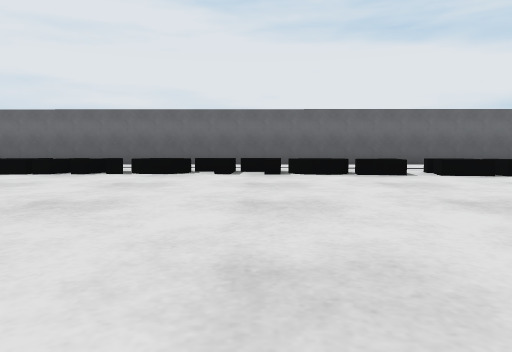
View 1 (above)

24 first-person views from a walk through a world built for the Webots simulator. The camera is 0.5 m above the floor, tilts 4° down and sees 70° across. The floor is counted in squares, 2 m on a side. Each view is taken from the middle of a square. On the plan, view 1 faces up. The plan holds only what a view shows up to about 9 squares ahead; the rest is blank. The robots in the file are not drawn. Simple shapes and patterns stand in for the simulator's stock objects.

View 2
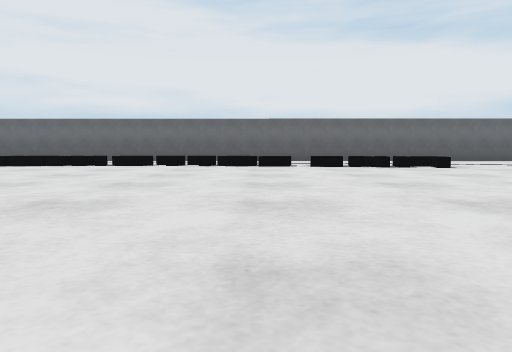

View 3
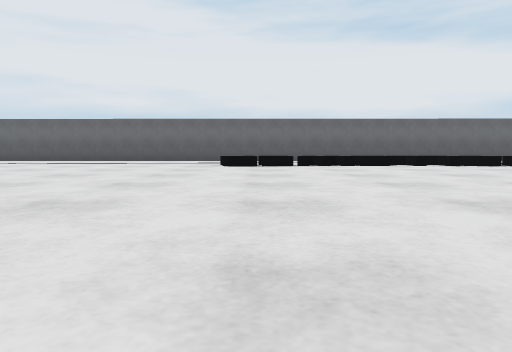

View 4
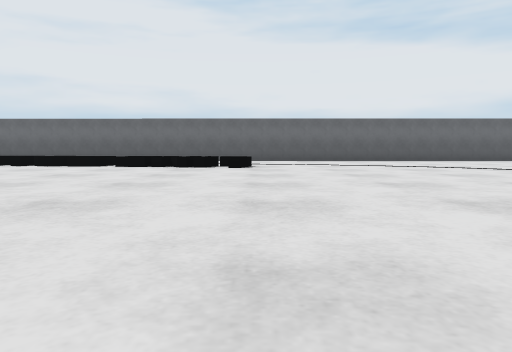

View 5
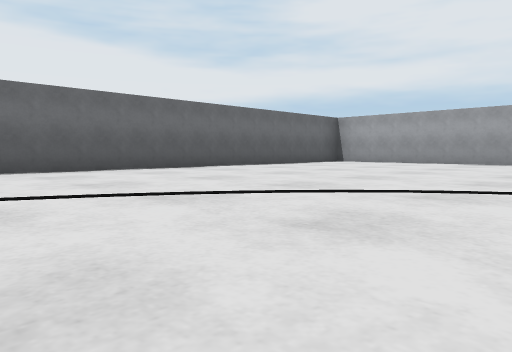

View 6
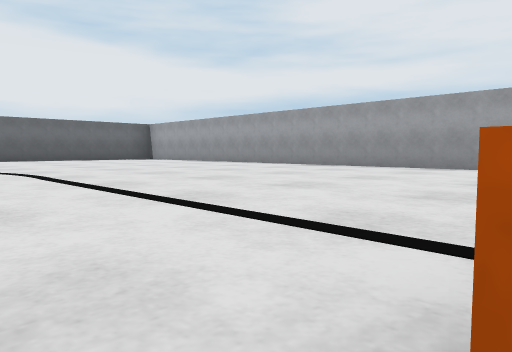

View 7
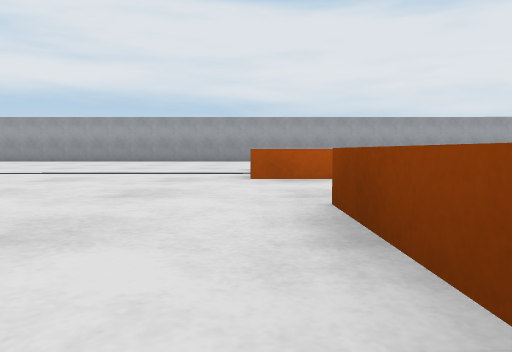

View 8
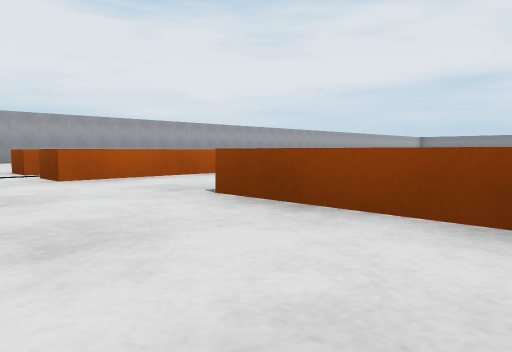

View 9
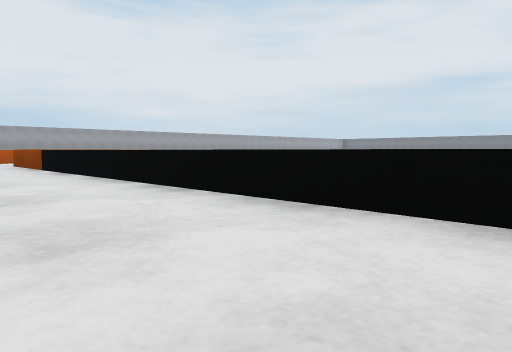

View 10
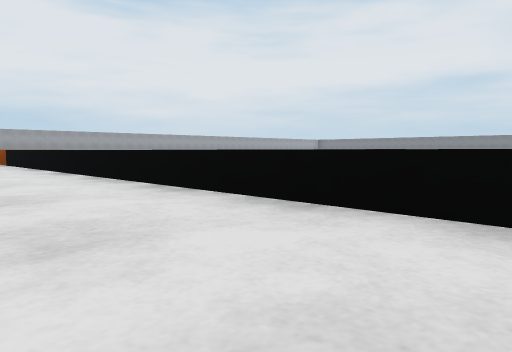

View 11
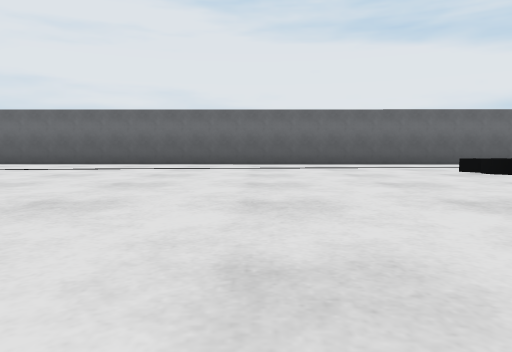

View 12
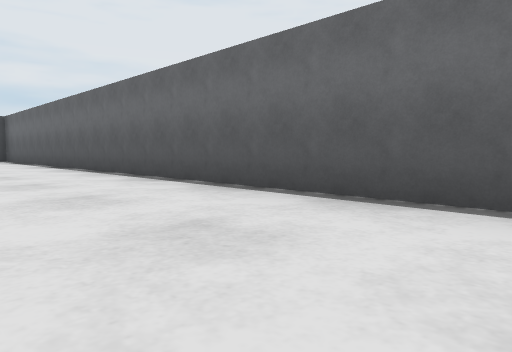

View 13
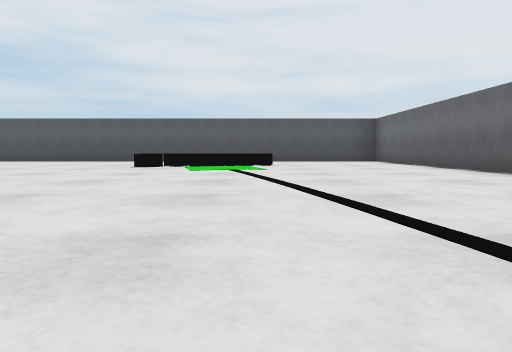

View 14
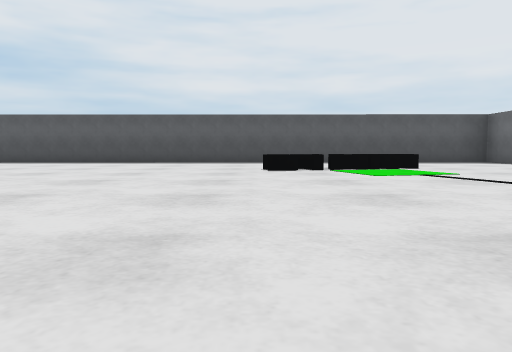

View 15
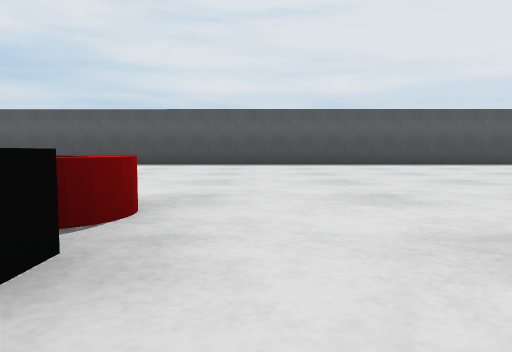

View 16
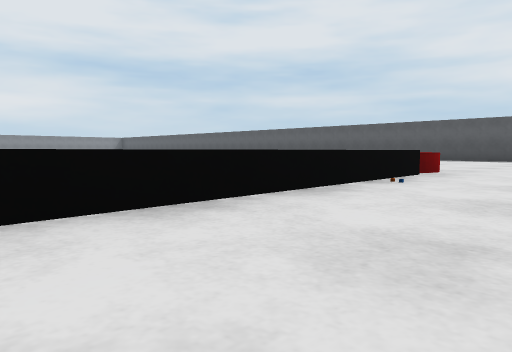

View 17
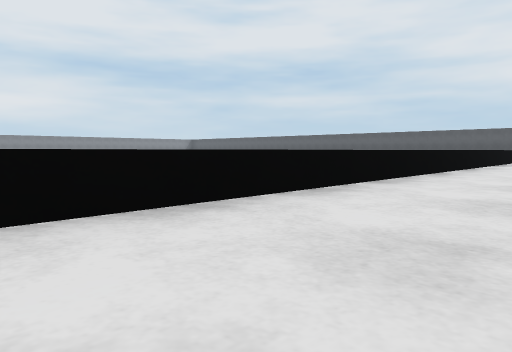

View 18
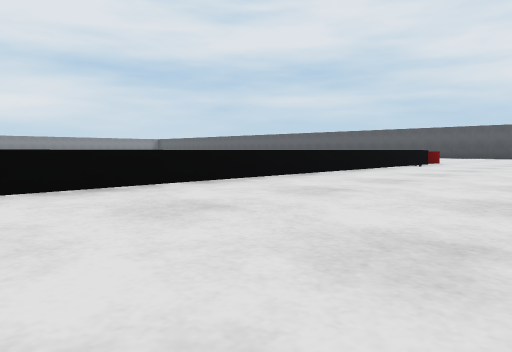

View 19
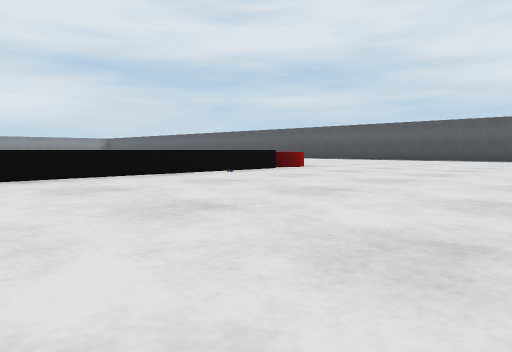

View 20
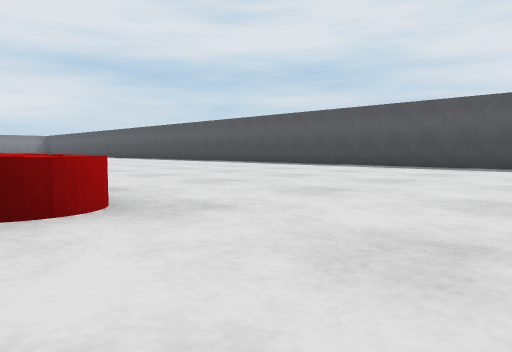

View 21
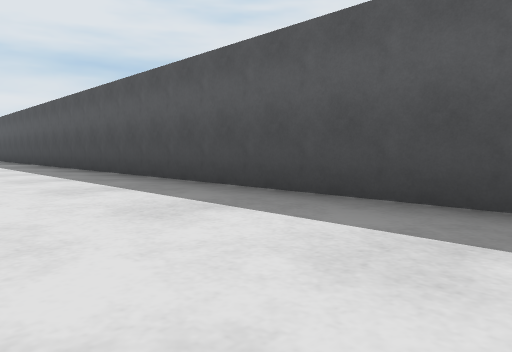

View 22
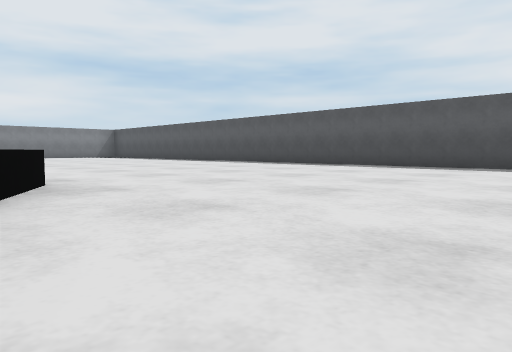

View 23
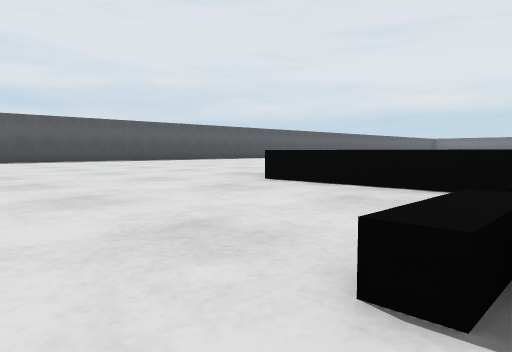

View 24
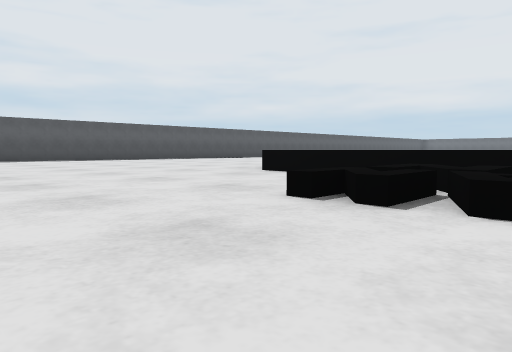

### Floor plan
Key: @ floor where view 1 was taken; # wall or solid block; . floor; = window, fence, low wall or low ledge; O other object.
Columns run from 18 left of view 1 to 13 right of it. Each row starts with its distance up from view 1.
  7 ################################
  6 #..............................#
  5 #..............................#
  4 #..O...........========........#
  3 #  O..... .....................#
  2 #..O..... .....................#
  1 #.......   ....................#
  0 #.................@............#
 -1 #..............................#
 -2 #..............................#
 -3 #.........................==...#
 -4 #.....#======== =======#=.==   #
 -5 #.....O======== ===== === ==   #
 -6 #....               = ===#==   #
 -7 #.... ========= ===== =#=#==   #
 -8 #...  ========   # ###======   #
 -9 #...             =#==== ##==   #
-10 #......#= ====    =#=#  ==
-11 #......==  ===    ===   ==
-12 #.....===    =   =#=    =
-13 #.....==
-14 #.....====
-15 #.....====
-16 #......===
-17 #........==
-18   .........
-19        ....

Where each view was taken, in squares from view 1:
view 1: 0 up, 0 right, facing up
view 2: 2 down, 1 right, facing up
view 3: 2 down, 3 left, facing up
view 4: 2 down, 4 right, facing up
view 5: 2 up, 5 right, facing up-right
view 6: 3 down, 7 right, facing up-right
view 7: 3 down, 4 right, facing right
view 8: 2 down, 4 right, facing down-right
view 9: 2 down, 1 left, facing down-right
view 10: 2 down, 3 left, facing down-right
view 11: 0 up, 6 left, facing up
view 12: 5 up, 8 left, facing up-left
view 13: 4 up, 9 left, facing left
view 14: 2 up, 10 left, facing left
view 15: 3 down, 11 left, facing left
view 16: 2 down, 8 left, facing down-left
view 17: 2 down, 3 left, facing down-left
view 18: 1 down, 5 left, facing down-left
view 19: 0 up, 8 left, facing down-left
view 20: 2 down, 12 left, facing down-left
view 21: 6 down, 16 left, facing down-left
view 22: 10 down, 12 left, facing down-left
view 23: 18 down, 9 left, facing up-left
view 24: 19 down, 8 left, facing up-left
